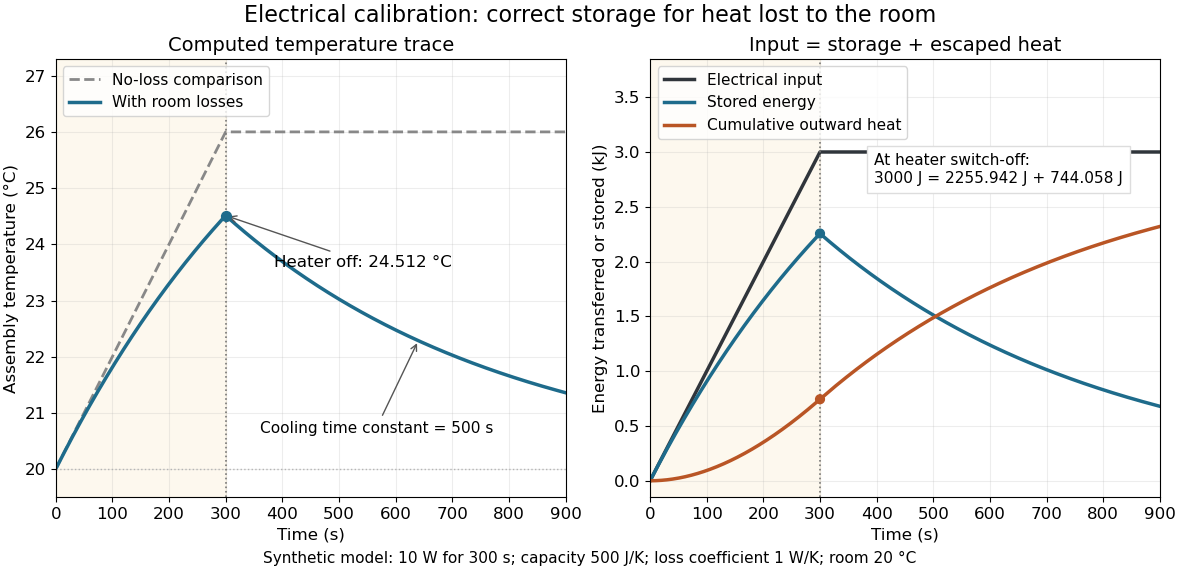

Recreate this plot in Python.
"""Synthetic electrical calibration and cooling, with an exact energy balance.

Python 3.14, matplotlib 3.10.7, numpy 2.3.5. Run from _media to write the
matching PNG basename to the current directory. No experimental data are used.
"""
from pathlib import Path

import matplotlib.pyplot as plt
import numpy as np


def main():
    capacity, loss_coefficient, power, stop, ambient = 500.0, 1.0, 10.0, 300.0, 20.0
    tau = capacity / loss_coefficient
    time = np.linspace(0, 900, 901)
    theta_stop = power / loss_coefficient * (-np.expm1(-stop / tau))
    theta = np.where(time <= stop,
                     power / loss_coefficient * (-np.expm1(-time / tau)),
                     theta_stop * np.exp(-(time - stop) / tau))
    electrical = power * np.minimum(time, stop)
    stored = capacity * theta
    escaped = np.where(time <= stop,
                       power * (time - tau * (-np.expm1(-time / tau))),
                       power * stop - capacity * theta_stop * np.exp(-(time - stop) / tau))
    assert np.allclose(electrical, stored + escaped, atol=1e-9)
    assert np.all(np.diff(escaped) >= 0)
    assert np.isclose(theta[300], theta_stop)
    plt.rcParams.update({"font.size": 12, "axes.titlesize": 14, "axes.labelsize": 12})
    fig, (thermal, energy) = plt.subplots(1, 2, figsize=(11.8, 5.7), layout="constrained")
    fig.patch.set_facecolor("white")
    fig.suptitle("Electrical calibration: correct storage for heat lost to the room", fontsize=16)
    thermal.plot(time, ambient + electrical / capacity, ls="--", lw=2, color="#888888",
                 label="No-loss comparison")
    thermal.plot(time, ambient + theta, lw=2.5, color="#1e6b8b", label="With room losses")
    thermal.axhline(ambient, color="#b5b5b5", lw=1, ls=":")
    thermal.scatter([stop], [ambient + theta_stop], color="#1e6b8b", s=50, zorder=4)
    thermal.annotate(f"Heater off: {ambient + theta_stop:.3f} °C", xy=(stop, ambient + theta_stop),
                     xytext=(385, 23.6), arrowprops={"arrowstyle": "->", "color": "#555555"})
    thermal.annotate("Cooling time constant = 500 s", xy=(640, ambient + theta[640]),
                     xytext=(360, 20.65), arrowprops={"arrowstyle": "->", "color": "#555555"},
                     fontsize=11)
    thermal.set(title="Computed temperature trace", xlabel="Time (s)",
                ylabel="Assembly temperature (°C)", xlim=(0, 900), ylim=(19.5, 27.3))
    thermal.legend(loc="upper left", fontsize=11)
    energy.plot(time, electrical / 1000, color="#30353b", lw=2.5, label="Electrical input")
    energy.plot(time, stored / 1000, color="#1e6b8b", lw=2.5, label="Stored energy")
    energy.plot(time, escaped / 1000, color="#b95525", lw=2.5, label="Cumulative outward heat")
    energy.scatter([stop, stop], [stored[300] / 1000, escaped[300] / 1000],
                   color=["#1e6b8b", "#b95525"], s=40, zorder=4)
    energy.text(395, 2.72, "At heater switch-off:\n3000 J = 2255.942 J + 744.058 J", fontsize=11,
                bbox={"facecolor": "white", "edgecolor": "#dddddd", "pad": 5})
    energy.set(title="Input = storage + escaped heat", xlabel="Time (s)",
               ylabel="Energy transferred or stored (kJ)", xlim=(0, 900), ylim=(-0.15, 3.85))
    energy.legend(loc="upper left", fontsize=11)
    for ax in (thermal, energy):
        ax.axvspan(0, stop, color="#fae7bc", alpha=0.25)
        ax.axvline(stop, color="#777777", ls=":", lw=1.2)
        ax.grid(alpha=0.22)
    fig.supxlabel("Synthetic model: 10 W for 300 s; capacity 500 J/K; loss coefficient 1 W/K; room 20 °C",
                  fontsize=11)
    fig.savefig(Path(__file__).with_suffix(".png").name, dpi=100,
                facecolor="white", transparent=False)
    plt.close(fig)


if __name__ == "__main__":
    main()
